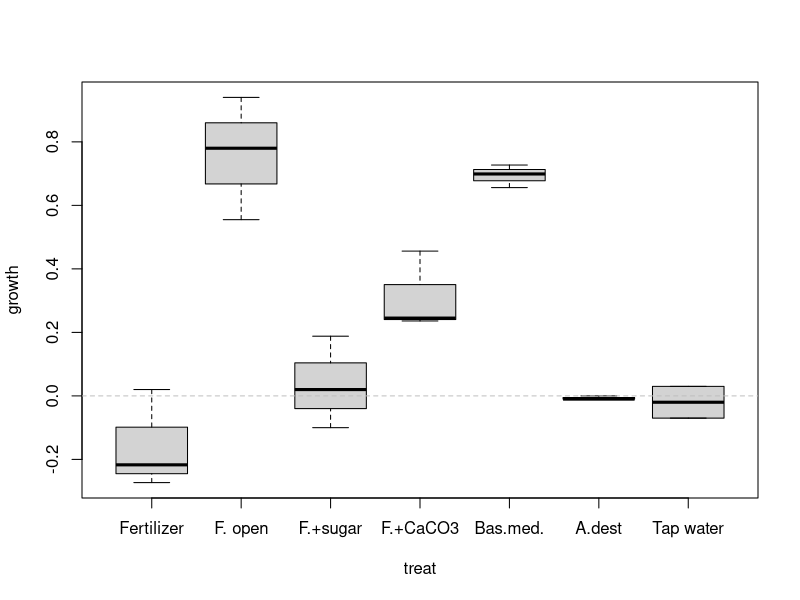
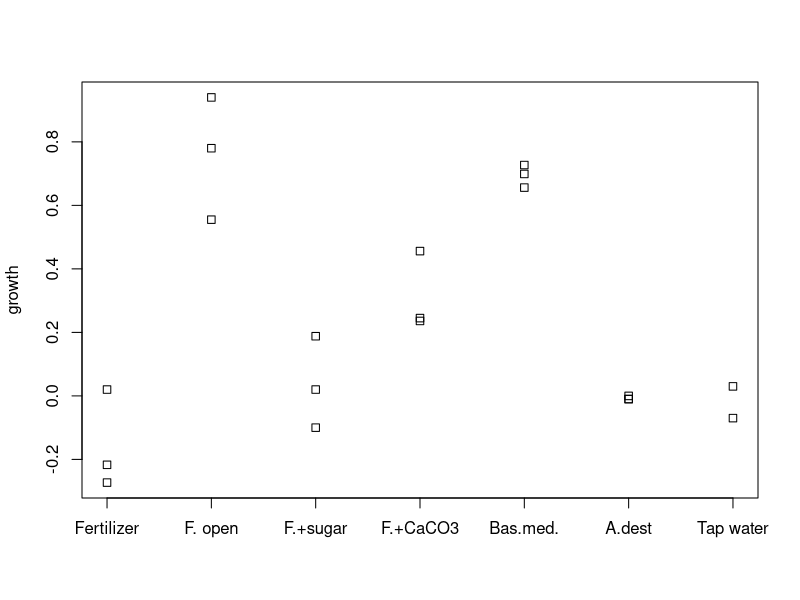
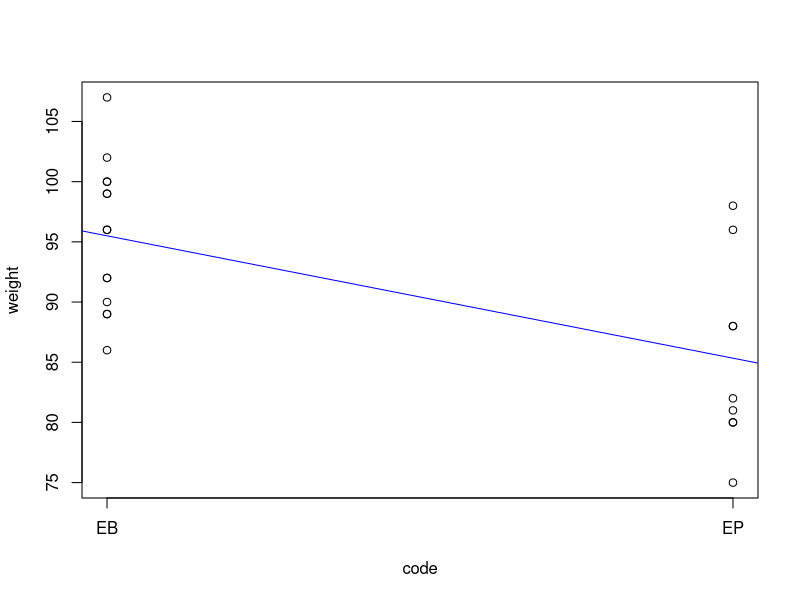
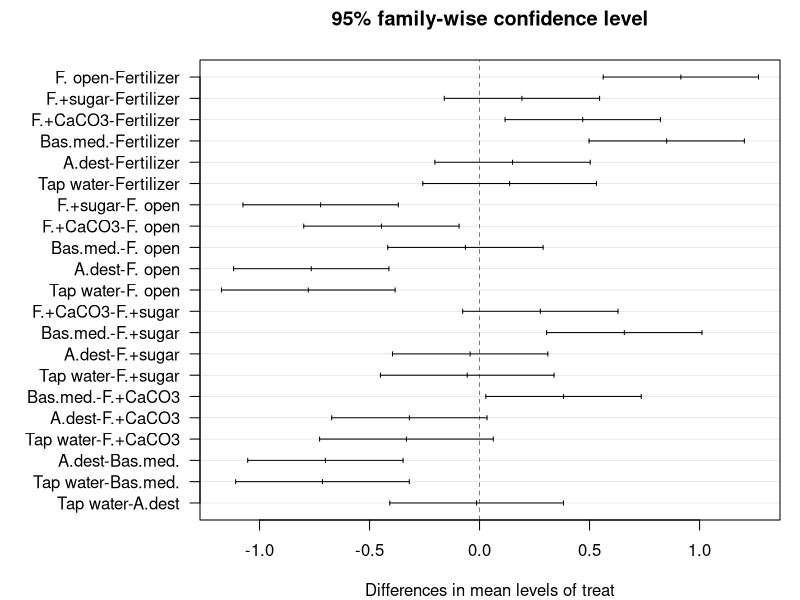
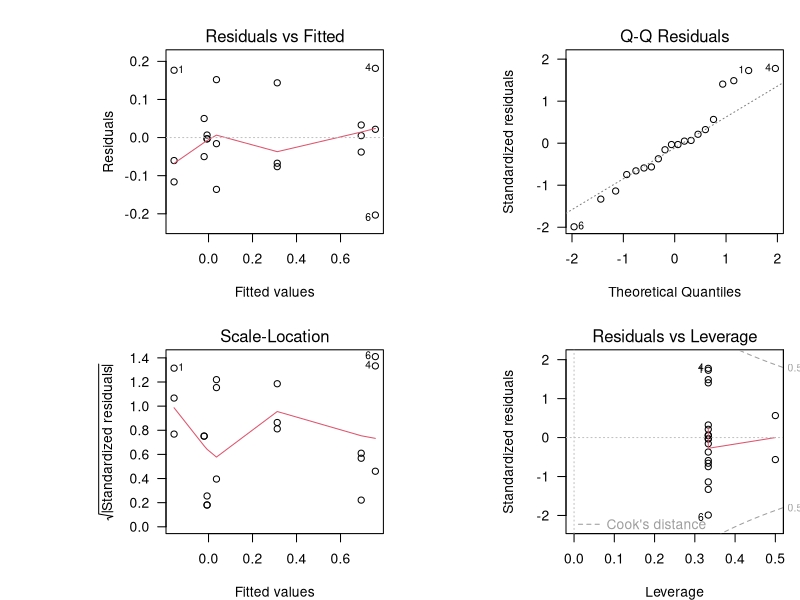
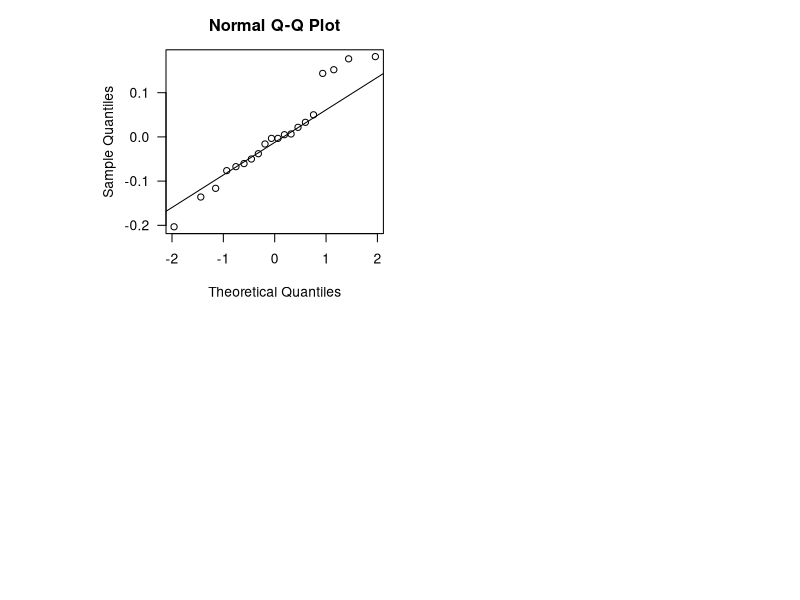
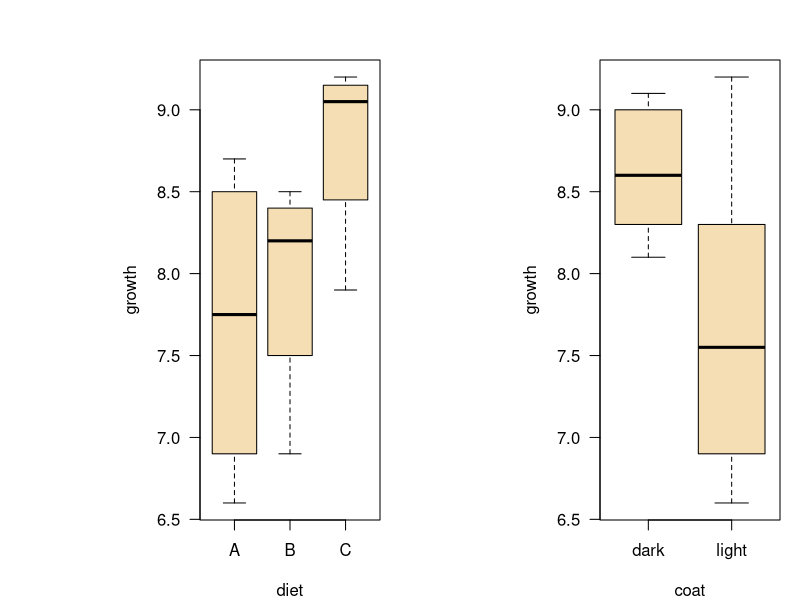
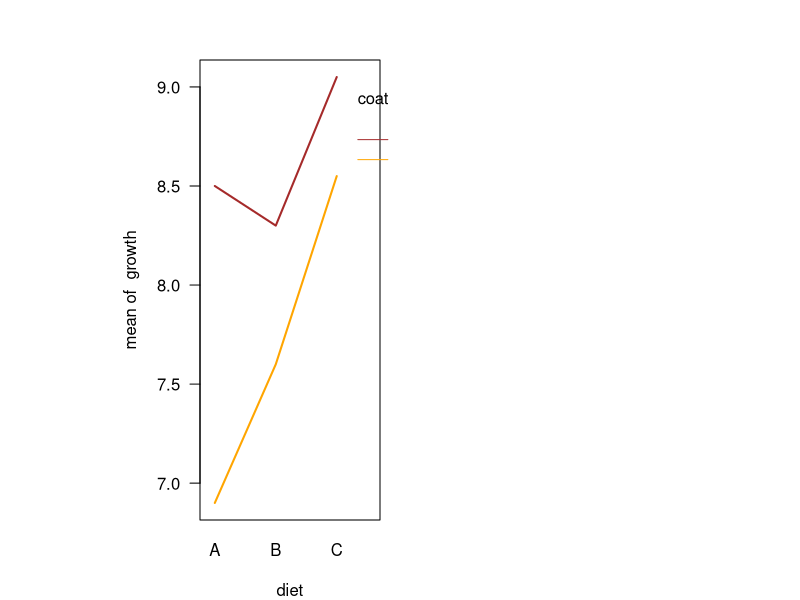

These figures' R source, in order:
## ---- chunk 1
knitr::opts_chunk$set(echo = FALSE)
library("dplyr")
library("tidyr")
library("kableExtra")
library("car")
mypar <- list(las=1, cex.lab=1.4, cex.axis=1.4, lwd=2)
## ---- chunk 2
algae <- data.frame(
  treat  = factor(c("Fertilizer", "Fertilizer", "Fertilizer", 
             "F. open", "F. open", "F. open", 
             "F.+sugar", "F.+sugar", "F.+sugar", 
             "F.+CaCO3", "F.+CaCO3", "F.+CaCO3", 
             "Bas.med.", "Bas.med.", "Bas.med.", 
             "A.dest", "A.dest", "A.dest", 
             "Tap water", "Tap water"),
             levels=c("Fertilizer", "F. open", "F.+sugar", 
                    "F.+CaCO3", "Bas.med.", "A.dest", "Tap water")),
  rep   = c(1, 2, 3, 1, 2, 3, 1, 2, 3, 1, 2, 3, 1, 2, 3, 1, 2, 3, 1, 2), 
  growth = c(0.02, -0.217, -0.273, 0.94, 0.78, 0.555, 0.188, -0.1, 0.02, 
             0.245, 0.236, 0.456, 0.699, 0.727, 0.656, -0.01, 0, -0.01, 0.03, -0.07)
)

xalgae <- 
  algae |> 
  pivot_wider(id_cols = treat, names_from = rep, values_from = growth, names_prefix = "replicate ")
## ---- chunk 3
#| label: tbl-algae-growth
#| tbl-cap: "Growth from day 2 to day 6 (relative units)"

algae |>
  kable('html') |> 
  kable_styling(bootstrap_options = "striped", full_width = FALSE)
## ---- chunk 4
algae |> 
  kable('html') |>
  kable_styling(bootstrap_options = c("striped"), full_width = FALSE)
## ---- chunk 5
algae <- data.frame(
  treat  = factor(c("Fertilizer", "Fertilizer", "Fertilizer", 
             "F. open", "F. open", "F. open", 
             "F.+sugar", "F.+sugar", "F.+sugar", 
             "F.+CaCO3", "F.+CaCO3", "F.+CaCO3", 
             "Bas.med.", "Bas.med.", "Bas.med.", 
             "A.dest", "A.dest", "A.dest", 
             "Tap water", "Tap water"),
             levels=c("Fertilizer", "F. open", "F.+sugar", 
                    "F.+CaCO3", "Bas.med.", "A.dest", "Tap water")),
  rep   = c(1, 2, 3, 1, 2, 3, 1, 2, 3, 1, 2, 3, 1, 2, 3, 1, 2, 3, 1, 2), 
  growth = c(0.02, -0.217, -0.273, 0.94, 0.78, 0.555, 0.188, -0.1, 0.02, 
             0.245, 0.236, 0.456, 0.699, 0.727, 0.656, -0.01, 0, -0.01, 0.03, -0.07)
)
## ---- chunk 6
boxplot(growth ~ treat, data = algae)
abline(h = 0, lty = "dashed", col = "grey")
## ---- chunk 7
stripchart(growth ~ treat, data = algae, vertical = TRUE)
## ---- chunk 8
clem <- data.frame(
  brand = c("EP", "EB", "EB", "EB", "EB", "EB", "EB", "EB", "EB", "EB", "EB", 
            "EB", "EB", "EB", "EP", "EP", "EP", "EP", "EP", "EP", "EP", "EB", "EP"),
  weight = c(88, 96, 100, 96, 90, 100, 92, 92, 102, 99, 86, 89, 99, 89, 75, 80, 
             81, 96, 82, 98, 80, 107, 88))
## ---- chunk 9
clem$code <- as.numeric(factor(clem$brand))
clem$code
## ---- chunk 10
plot(weight ~ code, data = clem, axes = FALSE)
m <- lm(weight ~ code, data = clem)
axis(1, at = c(1,2), labels = c("EB", "EP")); axis(2); box()
abline(m, col = "blue")
## ---- chunk 11
(var_tot <- var(clem$weight))
## ---- chunk 12
(var_res <- var(residuals(m)))
## ---- chunk 13
var_tot - var_res
## ---- chunk 14
anova(m)
## ---- chunk 15
t.test(weight ~ code, data = clem, var.equal=TRUE)
## ---- chunk 16
m <- lm(growth ~ treat, data = algae)
## ---- chunk 17
anova(m)
## ---- chunk 18
tk <- TukeyHSD(aov(m))
tk
## ---- chunk 19
par(las = 1)             # las = 1 make y annotation horizontal
par(mar = c(4, 10, 3, 1)) # more space at the left for axis annotation
plot(tk)
## ---- chunk 20
par(mfrow=c(2, 2))
plot(m)
## ---- chunk 21
fligner.test(growth ~ treat, data = algae)
## ---- chunk 22
qqnorm(residuals(m)); qqline(residuals(m))
## ---- chunk 23
oneway.test(growth ~ treat, data = algae)
## ---- chunk 24
hams <- data.frame(No=1:12,
                   growth=c(6.6, 7.2, 6.9, 8.3, 7.9, 9.2,
                            8.3, 8.7, 8.1, 8.5, 9.1, 9.0),
                   diet= rep(c("A", "B", "C"), each=2),
                   coat= rep(c("light", "dark"), each=6)
                   )
## ---- chunk 25
hams <- data.frame(No = 1:12,
                   growth = c(6.6, 7.2, 6.9, 8.3, 7.9, 9.2,
                            8.3, 8.7, 8.1, 8.5, 9.1, 9.0),
                   diet = rep(c("A", "B", "C"), each=2),
                   coat = rep(c("light", "dark"), each=6)
                   )
## ---- chunk 26
hams %>% 
  kable('html') %>% 
  kable_styling(bootstrap_options = c("striped"), full_width = FALSE)
## ---- chunk 27
par(mfrow=c(1, 2))
boxplot(growth ~ diet, data = hams, col = "wheat")
boxplot(growth ~ coat, data = hams, col = "wheat")
## ---- chunk 28
m <- lm(growth ~ coat * diet, data = hams)
anova(m)
## ---- chunk 29
with(hams, interaction.plot(diet, coat, growth, 
                            col = c("brown", "orange"), lty = 1, lwd = 2))
## ---- chunk 30
par(mfrow=c(1, 2))
par(cex=1.2, las=1)
qqnorm(residuals(m))
qqline(residuals(m))

plot(residuals(m)~fitted(m))
abline(h=0)
## ---- chunk 31
fligner.test(growth ~ interaction(coat, diet), data=hams)
## ---- chunk 32
mcyst <-  data.frame(treat = factor(c(rep("Control", 5),
                                       rep("MCYST", 5),
                                       rep("Subst A", 5)),
                                levels=c("Control", "MCYST", "Subst A")),
                      mu   = c(0.086, 0.101, 0.086, 0.086, 0.099,
                               0.092, 0.088, 0.093, 0.088, 0.086,
                               0.095, 0.102, 0.106, 0.106, 0.106)
                     )
## ---- chunk 33
par(mar=c(4, 8, 2, 1), las=1)
m <- lm(mu ~ treat, data=mcyst)
anova(m)
plot(TukeyHSD(aov(m)))
## ---- chunk 34
Control <- mcyst$mu[mcyst$treat == "Control"]
MCYST   <- mcyst$mu[mcyst$treat == "MCYST"]
SubstA  <- mcyst$mu[mcyst$treat == "Subst A"]
## ---- chunk 35
p1 <- t.test(Control, MCYST)$p.value
p2 <- t.test(Control, SubstA)$p.value
p3 <- t.test(MCYST, SubstA)$p.value
## ---- chunk 36
c(p1, p2, p3)
## ---- chunk 37
p.adjust(c(p1, p2, p3))
## ---- chunk 38
## Birth Weight Data see stats/demo/lm.glm.R
dobson <- data.frame(
  week = c(40, 38, 40, 35, 36, 37, 41, 40, 37, 38, 40, 38,
	 40, 36, 40, 38, 42, 39, 40, 37, 36, 38, 39, 40),
  weight = c(2968, 2795, 3163, 2925, 2625, 2847, 3292, 3473, 2628, 3176,
	    3421, 2975, 3317, 2729, 2935, 2754, 3210, 2817, 3126, 2539,
	    2412, 2991, 2875, 3231),
  sex = gl(2, 12, labels=c("M","F"))
)
plot(weight ~ week, data=dobson, col=c("blue", "red")[as.numeric(sex)], pch=16)
fem <- lm(weight ~ week, data=dobson, subset = sex=="F")
mal <- lm(weight ~ week, data=dobson, subset = sex=="M")
abline(fem, col = "red")
abline(mal, col = "blue")
## ---- chunk 39
boxplot(weight ~ sex,data=dobson, ylab="weight")
t.test(weight ~ sex, data=dobson, var.equal=TRUE)
## ---- chunk 40
m <- lm(weight ~ week * sex, data=dobson)
anova(m)
## ---- chunk 41
plot(weight ~ week, data=dobson, col=c("blue","red")[as.numeric(sex)], pch=16)
p <- coef(m)
abline(a=p[1], b=p[2], col="red")
abline(a=p[1]+p[3], b=p[2]+p[4], col="blue")

fem <- lm(weight ~ week, data=dobson, subset = sex=="F")
mal <- lm(weight ~ week, data=dobson, subset = sex=="M")
abline(fem, col="black", lty="dashed")
abline(mal, col="black", lty="dashed")
## ---- chunk 42
plot(weight ~ week, data=dobson, col=c("blue","red")[as.numeric(sex)], pch=16)

#summary(m)
p <- coef(m)

## lines fitted by the ANCOVA
abline(a=p[1],      b=p[2],      col="red")
abline(a=p[1]+p[3], b=p[2]+p[4], col="blue")

## the result is the same as when we would fit separate linear models
fem <- lm(weight ~ week, data=dobson, subset = sex=="F")
mal <- lm(weight ~ week, data=dobson, subset = sex=="M")
abline(fem, col="black", lty="dashed")
abline(mal, col="black", lty="dashed")
## ---- chunk 43
par(mar=c(4.1, 5.1, 1.1, 1.1))
par(cex=1.2, las=1)
par(mfrow=c(1,2))
boxplot(growth~diet, data=hams, col="wheat", xlab="diet", ylab="growth")
boxplot(growth~coat, data=hams, col="wheat", xlab="coat")
## ---- chunk 44
library("car")
m <- lm(growth ~ coat * diet, data = hams)
Anova(m, type="II")
## ---- chunk 45
hams <- data.frame(No=1:12,
                   growth=c(6.6, 7.2, 6.9, 8.3, 7.9, 9.2,
                            8.3, 8.7, 8.1, 8.5, 9.1, 9.0),
                   diet= rep(c("A", "B", "C"), each=2),
                   coat= rep(c("light", "dark"), each=6)
                   )
## ---- chunk 46
m1 <- lm(growth ~ diet * coat, data=hams)
m2 <- lm(growth ~ diet + coat, data=hams)
anova(m1, m2)
## ---- chunk 47
AIC(m1, m2)
## ---- chunk 48
m1 <- lm(growth ~ diet * coat, data=hams)
opt <- step(m1)
## ---- chunk 49
summary(opt)
